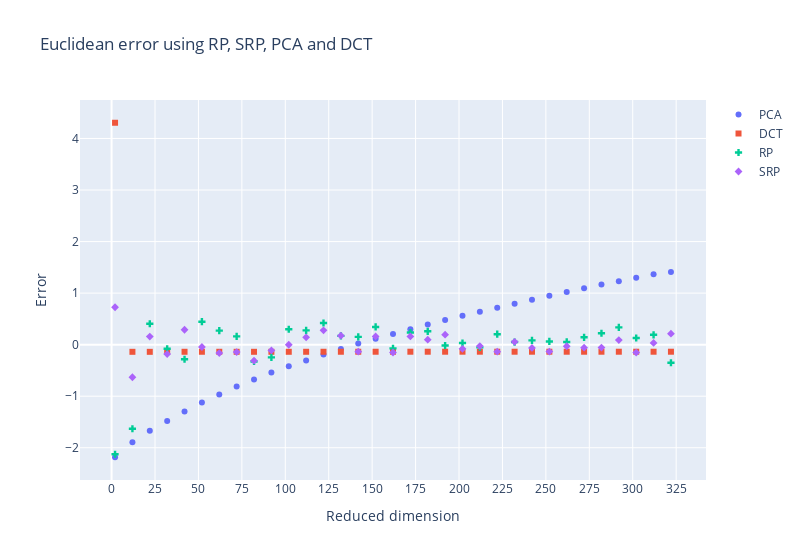

The cell this chart's notebook holds for it:
### Code cell
fig = go.Figure()
# fig.add_trace(go.Scatter(x=ks, y=p_diff, name="PCA", marker_symbol="circle", mode="markers", error_y=dict(type="data", symmetric=False, array=p_max, arrayminus=p_min)))
ks = np.arange(2,325, avg)
fig.add_trace(go.Scatter(x=ks, y=p_diff, name="PCA", marker_symbol="circle", mode="markers"))
fig.add_trace(go.Scatter(x=ks, y=d_diff, name="DCT", marker_symbol="square", mode="markers"))
fig.add_trace(go.Scatter(x=ks, y=r_diff, name="RP", marker_symbol="cross", mode="markers"))
fig.add_trace(go.Scatter(x=ks, y=sr_diff, name="SRP", marker_symbol="diamond", mode="markers"))
# fig.add_trace(go.Scatter(x=ks, y=[m_val]*len(ks), name="Median filter", marker_symbol="diamond", mode="lines"))

fig.update_layout(
    title_text="Euclidean error using RP, SRP, PCA and DCT",
    width=800,
)

fig.update_xaxes(title_text='Reduced dimension', dtick=25)
fig.update_yaxes(title_text='Error')

fig.show()

### Figure 1 — Plotly figure (JSON) as saved in the notebook; plotly's stock layout.template omitted (floating-point values rounded to 4 significant figures)
{"data": [{"marker": {"symbol": "circle"}, "mode": "markers", "name": "PCA", "type": "scatter", "x": [2, 12, 22, 32, 42, 52, 62, 72, 82, 92, 102, 112, 122, 132, 142, 152, 162, 172, 182, 192, 202, 212, 222, 232, 242, 252, 262, 272, 282, 292, 302, 312, 322], "y": [-2.184, -1.893, -1.67, -1.48, -1.296, -1.124, -0.9654, -0.811, -0.6736, -0.5381, -0.4196, -0.3053, -0.1918, -0.08262, 0.02037, 0.1136, 0.2059, 0.2981, 0.3891, 0.4773, 0.5614, 0.64, 0.7165, 0.7932, 0.869, 0.9482, 1.02, 1.097, 1.168, 1.232, 1.297, 1.364, 1.411]}, {"marker": {"symbol": "square"}, "mode": "markers", "name": "DCT", "type": "scatter", "x": [2, 12, 22, 32, 42, 52, 62, 72, 82, 92, 102, 112, 122, 132, 142, 152, 162, 172, 182, 192, 202, 212, 222, 232, 242, 252, 262, 272, 282, 292, 302, 312, 322], "y": [4.305, -0.1388, -0.1391, -0.1386, -0.1382, -0.1379, -0.138, -0.1384, -0.1386, -0.1384, -0.1383, -0.1381, -0.1378, -0.1376, -0.1375, -0.1374, -0.1372, -0.1371, -0.137, -0.1368, -0.1368, -0.1367, -0.1367, -0.1368, -0.1369, -0.1369, -0.137, -0.1371, -0.1371, -0.1371, -0.1371, -0.1371, -0.1371]}, {"marker": {"symbol": "cross"}, "mode": "markers", "name": "RP", "type": "scatter", "x": [2, 12, 22, 32, 42, 52, 62, 72, 82, 92, 102, 112, 122, 132, 142, 152, 162, 172, 182, 192, 202, 212, 222, 232, 242, 252, 262, 272, 282, 292, 302, 312, 322], "y": [-2.126, -1.631, 0.4053, -0.07906, -0.2828, 0.4449, 0.2727, 0.1616, -0.327, -0.2477, 0.2985, 0.2761, 0.4203, 0.1711, 0.1512, 0.3434, -0.07171, 0.2345, 0.2596, -0.01601, 0.03076, -0.05359, 0.2029, 0.0508, 0.08268, 0.06177, 0.05223, 0.1431, 0.2216, 0.335, 0.1294, 0.1912, -0.3515]}, {"marker": {"symbol": "diamond"}, "mode": "markers", "name": "SRP", "type": "scatter", "x": [2, 12, 22, 32, 42, 52, 62, 72, 82, 92, 102, 112, 122, 132, 142, 152, 162, 172, 182, 192, 202, 212, 222, 232, 242, 252, 262, 272, 282, 292, 302, 312, 322], "y": [0.7257, -0.6327, 0.1576, -0.1829, 0.2892, -0.04596, -0.1625, -0.1438, -0.3109, -0.111, -0.001801, 0.1419, 0.2778, 0.1752, -0.1358, 0.1599, -0.1519, 0.1602, 0.0969, 0.1931, -0.08077, -0.02699, -0.1355, 0.05542, -0.06259, -0.134, -0.03132, -0.05884, -0.05577, 0.08918, -0.1545, 0.03347, 0.2127]}], "layout": {"title": {"text": "Euclidean error using RP, SRP, PCA and DCT"}, "width": 800, "xaxis": {"dtick": 25, "title": {"text": "Reduced dimension"}}, "yaxis": {"title": {"text": "Error"}}}}
